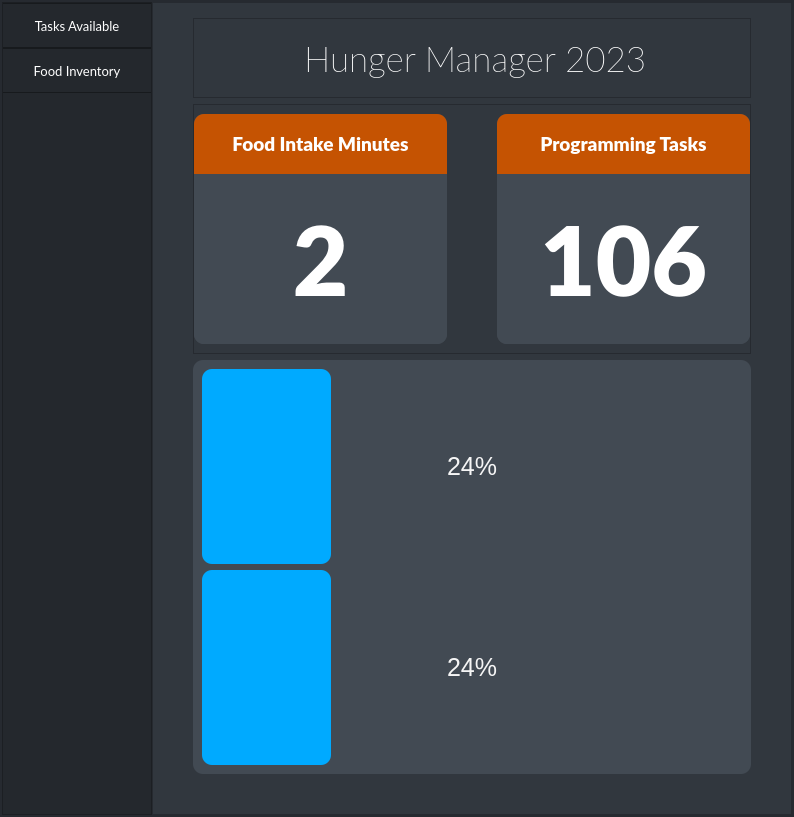
<?xml version="1.0" encoding="UTF-8"?>
<ui version="4.0">
 <class>MainWindow</class>
 <widget class="QMainWindow" name="MainWindow">
  <property name="geometry">
   <rect>
    <x>0</x>
    <y>0</y>
    <width>794</width>
    <height>817</height>
   </rect>
  </property>
  <property name="windowTitle">
   <string>MainWindow</string>
  </property>
  <widget class="QWidget" name="centralwidget">
   <layout class="QVBoxLayout" name="verticalLayout">
    <property name="spacing">
     <number>0</number>
    </property>
    <property name="leftMargin">
     <number>0</number>
    </property>
    <property name="topMargin">
     <number>0</number>
    </property>
    <property name="rightMargin">
     <number>0</number>
    </property>
    <property name="bottomMargin">
     <number>0</number>
    </property>
    <item>
     <widget class="QFrame" name="frame">
      <property name="styleSheet">
       <string notr="true">background-color: rgb(49, 55, 62);</string>
      </property>
      <property name="frameShape">
       <enum>QFrame::StyledPanel</enum>
      </property>
      <property name="frameShadow">
       <enum>QFrame::Raised</enum>
      </property>
      <layout class="QVBoxLayout" name="verticalLayout_3">
       <property name="spacing">
        <number>0</number>
       </property>
       <property name="leftMargin">
        <number>0</number>
       </property>
       <property name="topMargin">
        <number>0</number>
       </property>
       <property name="rightMargin">
        <number>0</number>
       </property>
       <property name="bottomMargin">
        <number>0</number>
       </property>
       <item>
        <layout class="QVBoxLayout" name="verticalLayout_2">
         <property name="spacing">
          <number>0</number>
         </property>
         <item>
          <widget class="QFrame" name="content_frame">
           <property name="sizePolicy">
            <sizepolicy hsizetype="Preferred" vsizetype="Expanding">
             <horstretch>0</horstretch>
             <verstretch>0</verstretch>
            </sizepolicy>
           </property>
           <property name="styleSheet">
            <string notr="true">background-color: rgb(49, 55, 62);</string>
           </property>
           <property name="frameShape">
            <enum>QFrame::StyledPanel</enum>
           </property>
           <property name="frameShadow">
            <enum>QFrame::Raised</enum>
           </property>
           <layout class="QHBoxLayout" name="horizontalLayout_2">
            <property name="spacing">
             <number>0</number>
            </property>
            <property name="leftMargin">
             <number>0</number>
            </property>
            <property name="topMargin">
             <number>0</number>
            </property>
            <property name="rightMargin">
             <number>0</number>
            </property>
            <property name="bottomMargin">
             <number>0</number>
            </property>
            <item>
             <layout class="QHBoxLayout" name="horizontalLayout">
              <property name="spacing">
               <number>0</number>
              </property>
              <item>
               <widget class="QFrame" name="side_bar">
                <property name="sizePolicy">
                 <sizepolicy hsizetype="Maximum" vsizetype="Preferred">
                  <horstretch>0</horstretch>
                  <verstretch>0</verstretch>
                 </sizepolicy>
                </property>
                <property name="minimumSize">
                 <size>
                  <width>150</width>
                  <height>0</height>
                 </size>
                </property>
                <property name="styleSheet">
                 <string notr="true">QPushButton{
	border: 0px;
	color: #FFF;
	background-color: rgb(36, 40, 45);
	border-top: 1px solid #171a1d;
	border-bottom: 1px solid #171a1d;
}

QPushButton:hover{
	
	background-color: rgb(53, 59, 66);
}

QPushButton:pressed{
	
	background-color: rgb(36, 40, 45);
}

QFrame{
	background-color: rgb(36, 40, 45);
}

</string>
                </property>
                <property name="frameShape">
                 <enum>QFrame::StyledPanel</enum>
                </property>
                <property name="frameShadow">
                 <enum>QFrame::Raised</enum>
                </property>
                <layout class="QVBoxLayout" name="verticalLayout_4">
                 <property name="spacing">
                  <number>0</number>
                 </property>
                 <property name="leftMargin">
                  <number>0</number>
                 </property>
                 <property name="topMargin">
                  <number>0</number>
                 </property>
                 <property name="rightMargin">
                  <number>0</number>
                 </property>
                 <property name="bottomMargin">
                  <number>0</number>
                 </property>
                 <item>
                  <widget class="QPushButton" name="pushButton_6">
                   <property name="sizePolicy">
                    <sizepolicy hsizetype="Minimum" vsizetype="Maximum">
                     <horstretch>0</horstretch>
                     <verstretch>0</verstretch>
                    </sizepolicy>
                   </property>
                   <property name="minimumSize">
                    <size>
                     <width>0</width>
                     <height>45</height>
                    </size>
                   </property>
                   <property name="maximumSize">
                    <size>
                     <width>16777215</width>
                     <height>45</height>
                    </size>
                   </property>
                   <property name="font">
                    <font>
                     <family>Lato</family>
                     <pointsize>10</pointsize>
                    </font>
                   </property>
                   <property name="text">
                    <string>Tasks Available</string>
                   </property>
                  </widget>
                 </item>
                 <item>
                  <widget class="QPushButton" name="pushButton_7">
                   <property name="sizePolicy">
                    <sizepolicy hsizetype="Minimum" vsizetype="Maximum">
                     <horstretch>0</horstretch>
                     <verstretch>0</verstretch>
                    </sizepolicy>
                   </property>
                   <property name="minimumSize">
                    <size>
                     <width>0</width>
                     <height>45</height>
                    </size>
                   </property>
                   <property name="maximumSize">
                    <size>
                     <width>16777215</width>
                     <height>45</height>
                    </size>
                   </property>
                   <property name="font">
                    <font>
                     <family>Lato</family>
                     <pointsize>10</pointsize>
                    </font>
                   </property>
                   <property name="text">
                    <string>Food Inventory</string>
                   </property>
                  </widget>
                 </item>
                 <item>
                  <spacer name="verticalSpacer">
                   <property name="orientation">
                    <enum>Qt::Vertical</enum>
                   </property>
                   <property name="sizeType">
                    <enum>QSizePolicy::Expanding</enum>
                   </property>
                   <property name="sizeHint" stdset="0">
                    <size>
                     <width>10</width>
                     <height>50</height>
                    </size>
                   </property>
                  </spacer>
                 </item>
                </layout>
               </widget>
              </item>
              <item>
               <widget class="QFrame" name="info_frame">
                <property name="sizePolicy">
                 <sizepolicy hsizetype="Expanding" vsizetype="Preferred">
                  <horstretch>0</horstretch>
                  <verstretch>0</verstretch>
                 </sizepolicy>
                </property>
                <property name="styleSheet">
                 <string notr="true">QProgressBar{
	color: rgb(245, 245, 245);
	font-size: 25px;
	border-radius: 10px;
}
QProgressBar::chunk{
	background-color: rgb(0, 170, 255);
	border-radius: 10px;
	
}</string>
                </property>
                <property name="frameShape">
                 <enum>QFrame::StyledPanel</enum>
                </property>
                <property name="frameShadow">
                 <enum>QFrame::Raised</enum>
                </property>
                <layout class="QVBoxLayout" name="verticalLayout_5">
                 <property name="leftMargin">
                  <number>40</number>
                 </property>
                 <property name="topMargin">
                  <number>15</number>
                 </property>
                 <property name="rightMargin">
                  <number>40</number>
                 </property>
                 <property name="bottomMargin">
                  <number>40</number>
                 </property>
                 <item>
                  <widget class="QFrame" name="frame_3">
                   <property name="sizePolicy">
                    <sizepolicy hsizetype="Preferred" vsizetype="Maximum">
                     <horstretch>0</horstretch>
                     <verstretch>0</verstretch>
                    </sizepolicy>
                   </property>
                   <property name="minimumSize">
                    <size>
                     <width>0</width>
                     <height>80</height>
                    </size>
                   </property>
                   <property name="maximumSize">
                    <size>
                     <width>16777215</width>
                     <height>80</height>
                    </size>
                   </property>
                   <property name="frameShape">
                    <enum>QFrame::StyledPanel</enum>
                   </property>
                   <property name="frameShadow">
                    <enum>QFrame::Raised</enum>
                   </property>
                   <layout class="QHBoxLayout" name="horizontalLayout_7">
                    <property name="leftMargin">
                     <number>15</number>
                    </property>
                    <item>
                     <spacer name="horizontalSpacer">
                      <property name="orientation">
                       <enum>Qt::Horizontal</enum>
                      </property>
                      <property name="sizeHint" stdset="0">
                       <size>
                        <width>40</width>
                        <height>20</height>
                       </size>
                      </property>
                     </spacer>
                    </item>
                    <item>
                     <widget class="QLabel" name="label">
                      <property name="sizePolicy">
                       <sizepolicy hsizetype="Maximum" vsizetype="Preferred">
                        <horstretch>0</horstretch>
                        <verstretch>0</verstretch>
                       </sizepolicy>
                      </property>
                      <property name="font">
                       <font>
                        <family>Lato Thin</family>
                        <pointsize>26</pointsize>
                       </font>
                      </property>
                      <property name="styleSheet">
                       <string notr="true">color: rgb(255, 255, 255);</string>
                      </property>
                      <property name="text">
                       <string>Hunger Manager 2023</string>
                      </property>
                     </widget>
                    </item>
                    <item>
                     <spacer name="horizontalSpacer_2">
                      <property name="orientation">
                       <enum>Qt::Horizontal</enum>
                      </property>
                      <property name="sizeHint" stdset="0">
                       <size>
                        <width>40</width>
                        <height>20</height>
                       </size>
                      </property>
                     </spacer>
                    </item>
                   </layout>
                  </widget>
                 </item>
                 <item>
                  <widget class="QFrame" name="frame_4">
                   <property name="minimumSize">
                    <size>
                     <width>0</width>
                     <height>250</height>
                    </size>
                   </property>
                   <property name="maximumSize">
                    <size>
                     <width>16777215</width>
                     <height>350</height>
                    </size>
                   </property>
                   <property name="frameShape">
                    <enum>QFrame::StyledPanel</enum>
                   </property>
                   <property name="frameShadow">
                    <enum>QFrame::Raised</enum>
                   </property>
                   <layout class="QHBoxLayout" name="horizontalLayout_9">
                    <property name="leftMargin">
                     <number>0</number>
                    </property>
                    <property name="rightMargin">
                     <number>0</number>
                    </property>
                    <item>
                     <layout class="QHBoxLayout" name="horizontalLayout_8">
                      <property name="spacing">
                       <number>50</number>
                      </property>
                      <item>
                       <widget class="QFrame" name="frame_6">
                        <property name="sizePolicy">
                         <sizepolicy hsizetype="Expanding" vsizetype="Preferred">
                          <horstretch>0</horstretch>
                          <verstretch>0</verstretch>
                         </sizepolicy>
                        </property>
                        <property name="minimumSize">
                         <size>
                          <width>250</width>
                          <height>0</height>
                         </size>
                        </property>
                        <property name="maximumSize">
                         <size>
                          <width>16777215</width>
                          <height>16777215</height>
                         </size>
                        </property>
                        <property name="styleSheet">
                         <string notr="true">background-color: rgb(66, 74, 83);
border-radius: 10px;</string>
                        </property>
                        <property name="frameShape">
                         <enum>QFrame::StyledPanel</enum>
                        </property>
                        <property name="frameShadow">
                         <enum>QFrame::Raised</enum>
                        </property>
                        <layout class="QVBoxLayout" name="verticalLayout_6">
                         <property name="spacing">
                          <number>0</number>
                         </property>
                         <property name="leftMargin">
                          <number>0</number>
                         </property>
                         <property name="topMargin">
                          <number>0</number>
                         </property>
                         <property name="rightMargin">
                          <number>0</number>
                         </property>
                         <property name="bottomMargin">
                          <number>0</number>
                         </property>
                         <item>
                          <widget class="QFrame" name="frame_9">
                           <property name="sizePolicy">
                            <sizepolicy hsizetype="Preferred" vsizetype="Maximum">
                             <horstretch>0</horstretch>
                             <verstretch>0</verstretch>
                            </sizepolicy>
                           </property>
                           <property name="minimumSize">
                            <size>
                             <width>0</width>
                             <height>60</height>
                            </size>
                           </property>
                           <property name="maximumSize">
                            <size>
                             <width>16777215</width>
                             <height>60</height>
                            </size>
                           </property>
                           <property name="styleSheet">
                            <string notr="true">background-color: rgb(197, 83, 2);
border-bottom-left-radius: 0px;
border-bottom-right-radius: 0px;</string>
                           </property>
                           <property name="frameShape">
                            <enum>QFrame::StyledPanel</enum>
                           </property>
                           <property name="frameShadow">
                            <enum>QFrame::Raised</enum>
                           </property>
                           <layout class="QHBoxLayout" name="horizontalLayout_10">
                            <item>
                             <widget class="QLabel" name="label_2">
                              <property name="font">
                               <font>
                                <family>Lato Black</family>
                                <pointsize>14</pointsize>
                                <bold>true</bold>
                               </font>
                              </property>
                              <property name="styleSheet">
                               <string notr="true">color: rgb(255, 255, 255);</string>
                              </property>
                              <property name="text">
                               <string>Food Intake Minutes</string>
                              </property>
                              <property name="alignment">
                               <set>Qt::AlignCenter</set>
                              </property>
                             </widget>
                            </item>
                           </layout>
                          </widget>
                         </item>
                         <item>
                          <widget class="QFrame" name="frame_10">
                           <property name="frameShape">
                            <enum>QFrame::StyledPanel</enum>
                           </property>
                           <property name="frameShadow">
                            <enum>QFrame::Raised</enum>
                           </property>
                           <layout class="QVBoxLayout" name="verticalLayout_9">
                            <item>
                             <widget class="QLabel" name="fTime">
                              <property name="font">
                               <font>
                                <family>Lato Black</family>
                                <pointsize>72</pointsize>
                                <bold>true</bold>
                               </font>
                              </property>
                              <property name="styleSheet">
                               <string notr="true">color: rgb(255, 255, 255);</string>
                              </property>
                              <property name="text">
                               <string>2</string>
                              </property>
                              <property name="alignment">
                               <set>Qt::AlignCenter</set>
                              </property>
                             </widget>
                            </item>
                           </layout>
                          </widget>
                         </item>
                        </layout>
                       </widget>
                      </item>
                      <item>
                       <widget class="QFrame" name="frame_7">
                        <property name="sizePolicy">
                         <sizepolicy hsizetype="Expanding" vsizetype="Preferred">
                          <horstretch>0</horstretch>
                          <verstretch>0</verstretch>
                         </sizepolicy>
                        </property>
                        <property name="minimumSize">
                         <size>
                          <width>250</width>
                          <height>0</height>
                         </size>
                        </property>
                        <property name="maximumSize">
                         <size>
                          <width>16777215</width>
                          <height>16777215</height>
                         </size>
                        </property>
                        <property name="styleSheet">
                         <string notr="true">background-color: rgb(66, 74, 83);
border-radius: 10px;</string>
                        </property>
                        <property name="frameShape">
                         <enum>QFrame::StyledPanel</enum>
                        </property>
                        <property name="frameShadow">
                         <enum>QFrame::Raised</enum>
                        </property>
                        <layout class="QVBoxLayout" name="verticalLayout_7">
                         <property name="spacing">
                          <number>0</number>
                         </property>
                         <property name="leftMargin">
                          <number>0</number>
                         </property>
                         <property name="topMargin">
                          <number>0</number>
                         </property>
                         <property name="rightMargin">
                          <number>0</number>
                         </property>
                         <property name="bottomMargin">
                          <number>0</number>
                         </property>
                         <item>
                          <widget class="QFrame" name="frame_11">
                           <property name="sizePolicy">
                            <sizepolicy hsizetype="Preferred" vsizetype="Maximum">
                             <horstretch>0</horstretch>
                             <verstretch>0</verstretch>
                            </sizepolicy>
                           </property>
                           <property name="minimumSize">
                            <size>
                             <width>0</width>
                             <height>60</height>
                            </size>
                           </property>
                           <property name="maximumSize">
                            <size>
                             <width>16777215</width>
                             <height>60</height>
                            </size>
                           </property>
                           <property name="styleSheet">
                            <string notr="true">background-color: rgb(197, 83, 2);
border-bottom-left-radius: 0px;
border-bottom-right-radius: 0px;</string>
                           </property>
                           <property name="frameShape">
                            <enum>QFrame::StyledPanel</enum>
                           </property>
                           <property name="frameShadow">
                            <enum>QFrame::Raised</enum>
                           </property>
                           <layout class="QHBoxLayout" name="horizontalLayout_11">
                            <item>
                             <widget class="QLabel" name="label_3">
                              <property name="font">
                               <font>
                                <family>Lato Black</family>
                                <pointsize>14</pointsize>
                                <bold>true</bold>
                               </font>
                              </property>
                              <property name="styleSheet">
                               <string notr="true">color: rgb(255, 255, 255);</string>
                              </property>
                              <property name="text">
                               <string>Programming Tasks</string>
                              </property>
                              <property name="alignment">
                               <set>Qt::AlignCenter</set>
                              </property>
                             </widget>
                            </item>
                           </layout>
                          </widget>
                         </item>
                         <item>
                          <widget class="QFrame" name="frame_12">
                           <property name="frameShape">
                            <enum>QFrame::StyledPanel</enum>
                           </property>
                           <property name="frameShadow">
                            <enum>QFrame::Raised</enum>
                           </property>
                           <layout class="QVBoxLayout" name="verticalLayout_10">
                            <item>
                             <widget class="QLabel" name="pTasks">
                              <property name="font">
                               <font>
                                <family>Lato Black</family>
                                <pointsize>72</pointsize>
                                <bold>true</bold>
                               </font>
                              </property>
                              <property name="styleSheet">
                               <string notr="true">color: rgb(255, 255, 255);</string>
                              </property>
                              <property name="text">
                               <string>106</string>
                              </property>
                              <property name="alignment">
                               <set>Qt::AlignCenter</set>
                              </property>
                             </widget>
                            </item>
                           </layout>
                          </widget>
                         </item>
                        </layout>
                       </widget>
                      </item>
                     </layout>
                    </item>
                   </layout>
                  </widget>
                 </item>
                 <item>
                  <widget class="QFrame" name="frame_5">
                   <property name="sizePolicy">
                    <sizepolicy hsizetype="Preferred" vsizetype="Preferred">
                     <horstretch>0</horstretch>
                     <verstretch>0</verstretch>
                    </sizepolicy>
                   </property>
                   <property name="minimumSize">
                    <size>
                     <width>0</width>
                     <height>300</height>
                    </size>
                   </property>
                   <property name="styleSheet">
                    <string notr="true">background-color: rgb(66, 74, 83);
border-radius: 10px;

</string>
                   </property>
                   <property name="frameShape">
                    <enum>QFrame::StyledPanel</enum>
                   </property>
                   <property name="frameShadow">
                    <enum>QFrame::Raised</enum>
                   </property>
                   <layout class="QVBoxLayout" name="verticalLayout_8">
                    <item>
                     <widget class="QProgressBar" name="fBar">
                      <property name="sizePolicy">
                       <sizepolicy hsizetype="Expanding" vsizetype="Expanding">
                        <horstretch>0</horstretch>
                        <verstretch>0</verstretch>
                       </sizepolicy>
                      </property>
                      <property name="minimumSize">
                       <size>
                        <width>0</width>
                        <height>0</height>
                       </size>
                      </property>
                      <property name="styleSheet">
                       <string notr="true"/>
                      </property>
                      <property name="value">
                       <number>24</number>
                      </property>
                      <property name="alignment">
                       <set>Qt::AlignCenter</set>
                      </property>
                      <property name="textVisible">
                       <bool>true</bool>
                      </property>
                      <property name="orientation">
                       <enum>Qt::Horizontal</enum>
                      </property>
                      <property name="invertedAppearance">
                       <bool>false</bool>
                      </property>
                      <property name="textDirection">
                       <enum>QProgressBar::TopToBottom</enum>
                      </property>
                     </widget>
                    </item>
                    <item>
                     <widget class="QProgressBar" name="pBar">
                      <property name="sizePolicy">
                       <sizepolicy hsizetype="Expanding" vsizetype="Expanding">
                        <horstretch>0</horstretch>
                        <verstretch>0</verstretch>
                       </sizepolicy>
                      </property>
                      <property name="styleSheet">
                       <string notr="true"/>
                      </property>
                      <property name="value">
                       <number>24</number>
                      </property>
                      <property name="alignment">
                       <set>Qt::AlignCenter</set>
                      </property>
                      <property name="orientation">
                       <enum>Qt::Horizontal</enum>
                      </property>
                      <property name="format">
                       <string>%p%</string>
                      </property>
                     </widget>
                    </item>
                   </layout>
                  </widget>
                 </item>
                </layout>
               </widget>
              </item>
             </layout>
            </item>
           </layout>
          </widget>
         </item>
        </layout>
       </item>
      </layout>
     </widget>
    </item>
   </layout>
  </widget>
 </widget>
 <resources/>
 <connections/>
</ui>
